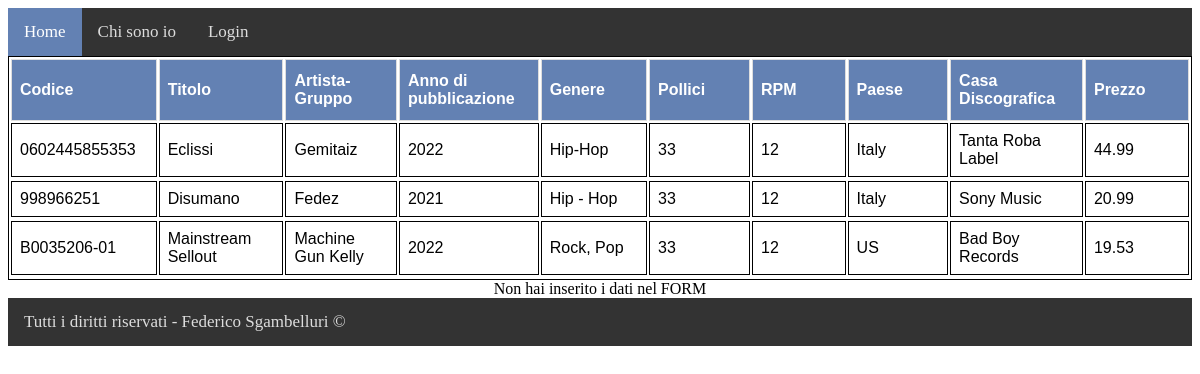
Page /addPost2.php on the committed database.
### tables this page shows
CREATE TABLE `Federico` (
  `Codice` varchar(22) NOT NULL,
  `Titolo` varchar(100) NOT NULL,
  `ArtistaGruppo` varchar(100) NOT NULL,
  `AnnoPubblicazione` int(4) NOT NULL,
  `Genere` varchar(30) NOT NULL,
  `Pollici` int(2) NOT NULL DEFAULT 12,
  `RPM` int(2) NOT NULL DEFAULT 33,
  `Paese` varchar(50) NOT NULL,
  `Prezzo` double NOT NULL,
  `CasaDiscografica` varchar(100) NOT NULL
);

### db.php (the view, shortened to what this page needs)
<?php
$servername   = "localhost";
  $username     = "root";
   $databasename = "LP-library";
  try {
      $conn = new PDO("mysql:host=$servername;dbname=$databasename", $username);
      $conn->setAttribute(PDO::ATTR_ERRMODE, PDO::ERRMODE_EXCEPTION);
      $stmt = $conn->prepare("SELECT * from Federico ");
           $stmt->execute();
echo "<div id='customers'>";
    echo "<table  style='border: solid 1px black;'>";
    echo "<tr><th>Codice</th><th>Titolo</th><th>Artista-Gruppo</th><th>Anno di pubblicazione</th><th>Genere</th><th>Pollici</th><th>RPM</th><th>Paese</th><th>Casa Discografica</th><th>Prezzo</th></tr>";
    foreach($stmt->fetchAll() as $riga){
      echo "<tr>";
echo  "<td style='width:150px;border:1px solid black;'>".$riga['Codice']."<//td>";
echo  "<td style='width:150px;border:1px solid black;'>".$riga['Titolo']."<//td>";
echo  "<td style='width:150px;border:1px solid black;'>".$riga['ArtistaGruppo']."<//td>";
echo  "<td style='width:150px;border:1px solid black;'>".$riga['AnnoPubblicazione']."<//td>";
echo  "<td style='width:150px;border:1px solid black;'>".$riga['Genere']."<//td>";
echo  "<td style='width:150px;border:1px solid black;'>".$riga['RPM']."<//td>";
echo  "<td style='width:150px;border:1px solid black;'>".$riga['Pollici']."<//td>";
echo  "<td style='width:150px;border:1px solid black;'>".$riga['Paese']."<//td>";
echo  "<td style='width:150px;border:1px solid black;'>".$riga['CasaDiscografica']."<//td>";
echo  "<td style='width:150px;border:1px solid black;'>".$riga['Prezzo']."<//td>";
      echo "<tr>";
    }
echo "</table>";
echo "</div>";
   }
  catch(PDOException $e)
      {
      echo "Connection failed: " . $e->getMessage();
      }

### addPost2.php (shortened to what this page needs)
<html>
<head>
	<link rel="stylesheet" href="css/css.css" type="text/css">
	</head>
	<body>
		<center>
			<?php include 'metodi.php';
			$impostaStile = new metodi();
			require 'db.php';
			if (isset($_POST['codice']) && isset($_POST['titolo']) && isset($_POST['artista'])&& isset($_POST['anno'])&& isset($_POST['genere'])&& isset($_POST['pollici'])&& isset($_POST['rpm'])&& isset($_POST['paese'])&& isset($_POST['prezzo'])&& isset($_POST['casa'])) {
				$codice = $_POST['codice'];
				$titolo = $_POST['titolo'];
				$artista = $_POST['artista'];
				$anno = $_POST['anno'];
				$genere = $_POST['genere'];
				$pollici = $_POST['pollici'];
				$rpm = $_POST['rpm'];
				$paese = $_POST['paese'];
				$prezzo = $_POST['prezzo'];
				$casa = $_POST['casa'];
				$sql = 'INSERT INTO Federico(Codice, Titolo, ArtistaGruppo, AnnoPubblicazione,Genere,Pollici,RPM,Paese,Prezzo,CasaDiscografica) VALUES(:codice, :titolo, :artista, :anno, :genere, :pollici, :rpm, :paese, :prezzo, :casa)';
				try {
					$stmt = $conn->prepare($sql);
					$stmt->bindParam(':codice', $codice);
					$stmt->bindParam(':titolo', $titolo);
					$stmt->bindParam(':artista', $artista);
					$stmt->bindParam(':anno', $anno);
					$stmt->bindParam(':genere', $genere);
					$stmt->bindParam(':pollici', $pollici);
					$stmt->bindParam(':rpm', $rpm);
					$stmt->bindParam(':paese', $paese);
					$stmt->bindParam(':prezzo', $prezzo);
					$stmt->bindParam(':casa', $casa);
					if ($stmt->execute()) {
						$message = 'Post pubblicato correttamente';
						echo "<a href='index.php'><button>Torna alla Home per vedere il post</button></a>";
					} else {
						$message = 'Pubblicazione fallita';
					}
				} catch (PDOException $E) {
					$message = $E->getMessage();
					echo $message;
				}
			} else {
				echo "Non hai inserito i dati nel FORM";
			}
			?>
		</center>
	</body>
	<?php $impostaStile->footer(); ?>
</html>

### metodi.php (shortened to what this page needs)
<?php session_start();
$impostaStile = new metodi();
if ($_SESSION['loggato'] == false) {
    $impostaStile->header();
} else {
    $impostaStile->finalHeader();
}
class metodi
{
    function header()
    {
        echo '<div class="topnav">';
        echo '<a class="active" href="index.php">Home</a>';
        echo '<a href="presentazione.php">Chi sono io</a>';
        echo '<a href="login.php">Login</a>';
        echo '</div>';
    }
    function footer()
    {
        echo '<footer>';
        echo '<div class="topnav">';
        echo ' <a href="">Tutti i diritti riservati - Federico Sgambelluri ©</a>';
        echo   '</div>';
        echo '</footer>';
    }
}

### css/css.css (style rules this page uses)
body { background-image: url("https://images.pexels.com/photos/304664/pexels-photo-304664.jpeg?auto=compress&cs=tinysrgb&dpr=2&h=750&w=1260"); }
.topnav { background-color: #333; overflow: hidden; z-index: 1000; }
.topnav a { float: left; color: #ddd; text-align: center; padding: 14px 16px; text-decoration: none; font-size: 17px; }
.topnav a.active { background-color: rgb(99, 129, 179); color: white; }
#customers { font-family: Arial, Helvetica, sans-serif; border-collapse: collapse; width: 100%; }
#customers td, #customers th { border: 1px solid #ddd; padding: 8px; }
#customers th { padding-top: 12px; padding-bottom: 12px; text-align: left; background-color: rgb(99, 129, 179); color: white; }

### rows in the picture
federico: Codice "0602445855353", Titolo "Eclissi", ArtistaGruppo "Gemitaiz", AnnoPubblicazione "2022", Genere "Hip-Hop", RPM "33", Pollici "12", Paese "Italy", CasaDiscografica "Tanta Roba Label", Prezzo "44.99"
federico: Codice "998966251", Titolo "Disumano", ArtistaGruppo "Fedez", AnnoPubblicazione "2021", Genere "Hip - Hop", RPM "33", Pollici "12", Paese "Italy", CasaDiscografica "Sony Music", Prezzo "20.99"
federico: Codice "B0035206-01", Titolo "Mainstream Sellout", ArtistaGruppo "Machine Gun Kelly", AnnoPubblicazione "2022", Genere "Rock, Pop", RPM "33", Pollici "12", Paese "US", CasaDiscografica "Bad Boy Records", Prezzo "19.53"
